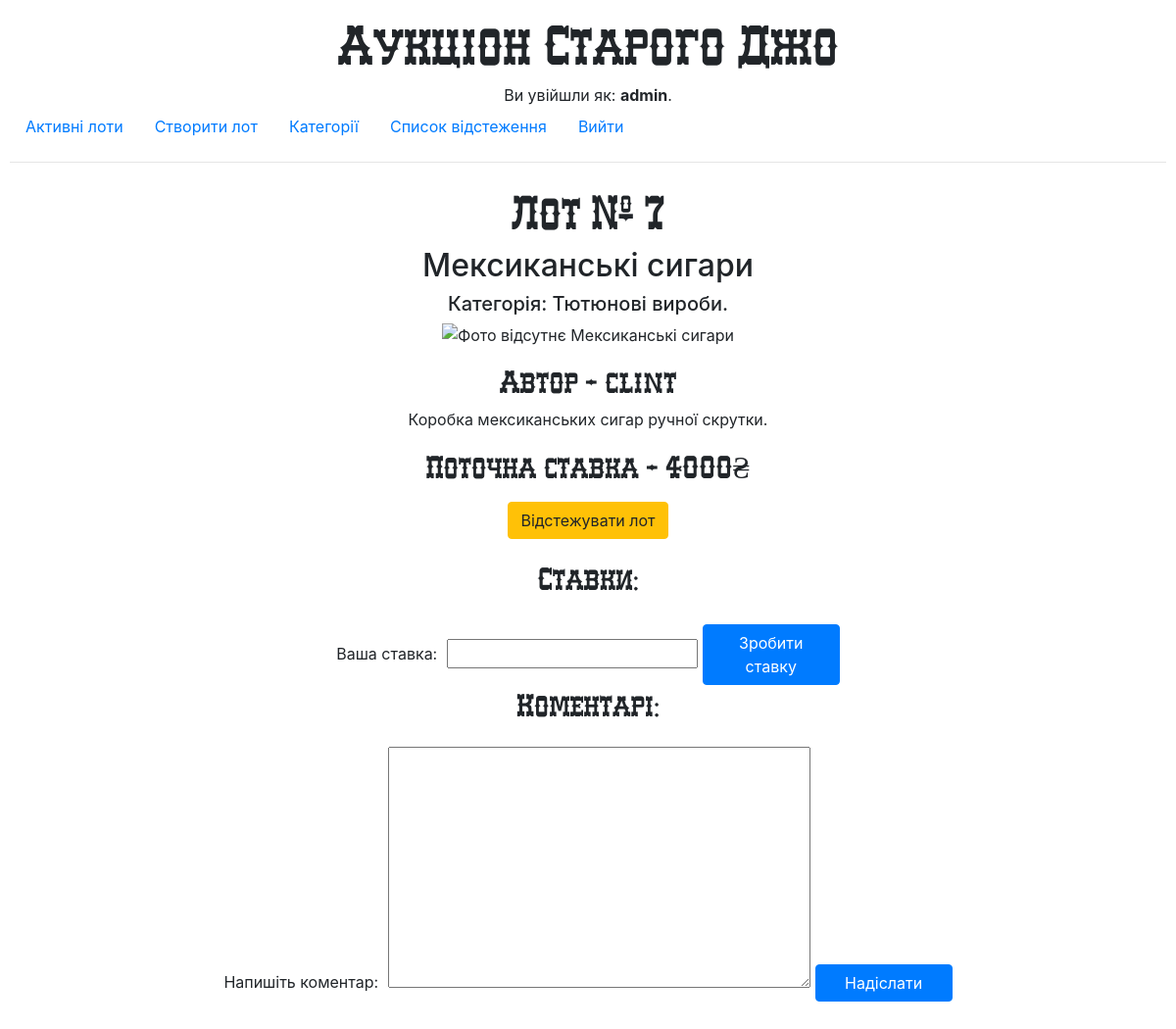
The page /lot/7 (signed in) on the database as committed earlier.
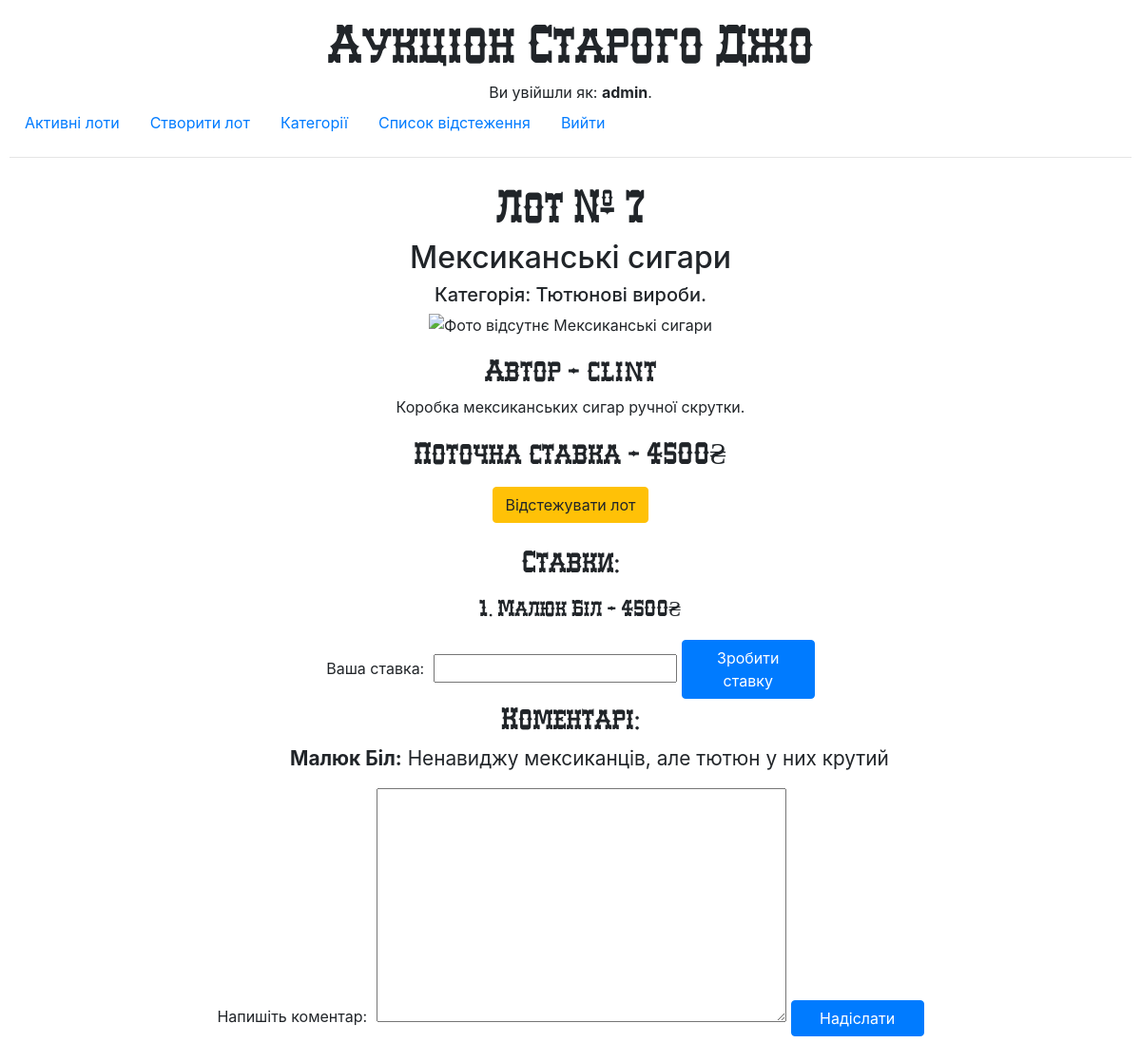
The same page on the database as committed later.
### auctions/models.py (models this page shows, shortened)
class User(AbstractUser):
    def __str__(self):
        return self.username

class Lot(models.Model):
    title = models.CharField(max_length=64)
    description  = models.TextField(max_length=512)
    first_bet = models.IntegerField()
    default_bet = models.IntegerField(default=1, blank=True)
    photo = models.URLField(blank=True)
    category = models.ManyToManyField(Category, related_name="lots")
    author = models.ForeignKey(User, default="1", on_delete=CASCADE, related_name="lot")
    is_open = models.BooleanField(default=1)
    winner = models.ForeignKey(User, default=1, on_delete=CASCADE, related_name="winner")

class Category(models.Model):
    category_title = models.CharField(max_length=64)
    eng_title = models.CharField(max_length=64, blank=True)
    def __str__(self):
        return f"{self.category_title}"

class Bet(models.Model):
    lot = models.ForeignKey(Lot, on_delete=CASCADE, blank=True, default=1, related_name="bet")
    bet = models.IntegerField(blank=True)
    client = models.ForeignKey(User, on_delete=CASCADE, blank=True, default=1, related_name="client")

class Comment(models.Model):
    user = models.ForeignKey(User, default=1, on_delete=CASCADE, related_name="author")
    comment = models.CharField(max_length=200, blank=True)
    lot = models.ForeignKey(Lot, on_delete=CASCADE, blank=True, default=1, related_name="comments")

### auctions/views.py (the view)
# urls.py: path("lot/<str:id>", views.lot, name="lot"),
@login_required (login_url="login")
def lot(request, id):
    lot = Lot.objects.get(pk=id)
    categories = Category.objects.filter(lots=id)
    user = User.objects.get(username=request.user)
    bets = Bet.objects.filter(lot=id)
    comments = Comment.objects.filter(lot=id)
    winner = None
    sold = True
    if len(bets) >= 1:
        max_bet = bets[len(bets)-1].bet
        winner = bets[len(bets)-1].client
    else:
        max_bet = lot.default_bet
        sold = False
    if lot.first_bet != max_bet:
        lot.first_bet = max_bet
        lot.save()
    if not user.list.filter(lot=lot):
        watched = True
    else:
        watched = False
    if request.method == "POST":
        if request.POST.get("button")== "Відстежувати лот":
            watchlist = Watchlist()
            watchlist.lot = lot
            watchlist.user = user
            watchlist.save()
        else:
            watchlist = Watchlist.objects.filter(user=user)
            watchlist.get(lot=lot).delete()
        return HttpResponseRedirect(reverse ("watchlist"))
    else:
        return render(request, "auctions/lot.html", {
            "lot": lot,
            "bets": bets,
            "categories": categories,
            "id": id,
            "watched": watched,
            "max_bet": max_bet,
            "new_bet_form": NewBetForm,
            "user": user,
            "sold": sold,
            "new_comment_form": NewCommentForm,
            "comments": comments,
            "winner": winner
        })

### auctions/templates/auctions/lot.html (shortened to what this page needs)
{% extends "auctions/layout.html" %}
{% block body %}
    <div class='lot_main_div'>
        <h2>Лот № {{lot.pk}}</h2>
        <h3>{{ lot.title }}</h3>
        <h5>{% if categories.first == categories.last %}Категорія: {% else %}Категорії: {% endif %}
            {% for category in categories %}{{category}}{% if category != categories.last %}, {% else %}.{% endif %}{% endfor %}</h4>
        <img class="lot_photo" src="{{lot.photo}}" alt="Фото відсутнє {{lot.title}}">
        <h4>Автор - {{lot.author}}</h4>
        <p>{{lot.description}}</p>
        {% if lot.is_open == True %}
            <h4>Поточна ставка - {{max_bet}}₴</h4>
            {% if user.is_authenticated %}
            <div class="watchlist_form_div">
                <form action="{% url 'lot' id %}" method="POST">
                    {% if watched == True %}
                    <input type="submit" name='button' value="Відстежувати лот" class="btn btn-warning"></button>
                    {% else %}
                    <input type="submit" name='button' value="Не відстежувати" class="btn btn-warning"></button>
                    {% endif %}
                </form>
            </div>
            {% endif %}
                <h4>Ставки:</h4>
            <ol>
                {% for bet in bets %}
                <li>{{bet.client}} - {{bet.bet}}₴</li>
                {% endfor %}
            </ol>
            {% if user.is_authenticated %}
            <form action="{% url 'bet' id %}" method="POST">
                {{new_bet_form}}
                <button type="submit" name ='button' value="Зробити ставку" class="btn btn-primary">Зробити ставку</button>
            </form>
            {% endif %}
            <h4>Коментарі:</h4>
            <ul>
                {% for comment in comments %}
                <li><b>{{comment.user}}:</b> {{comment.comment}}</li>
                {% endfor %}
            </ul>
            {% if user.is_authenticated %}
            <form action="{% url 'comment' id %}" method="POST">
                <div class="comment_form_div">
                    {{new_comment_form}}
                    <button type="submit" name ='button' value="Надіслати" class="btn btn-primary">Надіслати</button>
                </div>
            </form>
            {% endif %}
        {% else %}
                {% if user == winner %}
                <h4>Ви перемогли в аукціоні, зробивши ставку - {{max_bet}}₴</h4>
                {% else %}
                <h4>Продано користувачу {{winner}} за - {{max_bet}}₴</h4>
                {% endif %}
        {% endif %}
    </div>
{% endblock %}

### auctions/templates/auctions/layout.html (shortened to what this page needs)
{% load static %}
<!DOCTYPE html>
<html lang="uk">
    <head>
        <link rel="stylesheet" href="https://stackpath.bootstrapcdn.com/bootstrap/4.4.1/css/bootstrap.min.css">
        <link href="{% static 'auctions/styles.css' %}" rel="stylesheet">
    </head>
    <body>
        <h1 class='main_title'>Аукціон Старого Джо</h1>
        <div>
            {% if user.is_authenticated %}
                Ви увійшли як: <strong>{{ user.username }}</strong>.
            {% else %}
                Ви не авторизовані.
            {% endif %}
        </div>
        <ul class="nav">
            <li class="nav-item">
                <a class="nav-link" href="{% url 'index' %}">Активні лоти</a>
            </li>
            <li class="nav-item">
                <a class="nav-link" href="{% url 'create' %}">Створити лот</a>
            </li>
            <li class="nav-item">
                <a class="nav-link" href="{% url 'category' %}">Категорії</a>
            </li>
            <li class="nav-item">
                <a class="nav-link" href="{% url 'watchlist' %}">Список відстеження</a>
            </li>
            {% if user.is_authenticated %}
                <li class="nav-item">
                    <a class="nav-link" href="{% url 'logout' %}">Вийти</a>
                </li>
            {% endif %}
        </ul>
        <hr>
        {% block body %}
        {% endblock %}
    </body>
</html>

### auctions/static/auctions/styles.css (style rules this page uses)
body { padding: 10px; text-align: center; }
.main_title { font-family: 'WesterlandC', 'sans-serif'; }
.lot_main_div { display: -webkit-box; display: -ms-flexbox; display: flex; -webkit-box-orient: vertical; -webkit-box-direction: normal; -ms-flex-direction: column; flex-direction: column; -webkit-box-align: center; -ms-flex-align: center; align-items: center; -webkit-box-sizing: border-box; box-sizing: border-box; margin: 20px; margin-bottom: 70px; }
.lot_main_div img { max-width: 30%; }
.lot_main_div button { width: 140px; }
.lot_main_div h2 { font-family: 'WesterlandC', 'sans-serif'; font-size: 3rem; }
.lot_main_div h3 { font-size: 2rem; }
.lot_main_div h4 { font-family: 'WesterlandC', 'sans-serif'; font-size: 2rem; }
.lot_main_div img { margin-bottom: 15px; }
.lot_main_div .watchlist_form_div input { margin: 10px; margin-bottom: 20px; }
.lot_main_div ol { margin-top: 5px; }
.lot_main_div ol li { font-family: 'WesterlandC', 'sans-serif'; font-size: 1.5rem; }
.lot_main_div ul li { list-style-type: none; font-size: 1.3rem; }
.lot_main_div label { margin-right: 10px; }
h1 { font-size: 3.5rem; }

Rows that differ between the two databases and show on the page:
added Bet: client "Малюк Біл", bet "4500"
added Comment: user "Малюк Біл", comment "Ненавиджу мексиканців, але тютюн у них крутий"
Other text that changed with them:
{{ max_bet }}: "4000" → "4500"
